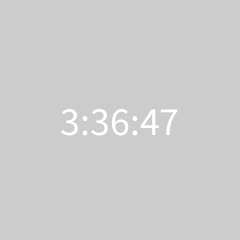
Frame 1 (no input)
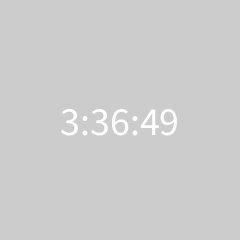
Frame 60 (the mouse pressed at the canvas centre just before this capture)
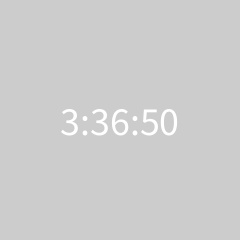
Frame 120 (the mouse held since frame 60 and released just before this capture)

The Processing sketch that drew these frames (run headless with seeded random() and noise(); from frame 60 on, the mouse is pressed at the canvas centre):

// Processing sketch: processing_16037
// ── processing_16037.pde

DigitalClock digitalClock;

void setup() {
  size(240, 240);
  digitalClock = new DigitalClock(40, width/2, height/2+15); 
}

void draw() {
  background(204);
  digitalClock.getTime();
  digitalClock.display();
}

class DigitalClock extends Clock {
  int fontSize;
  float x, y;
  
  DigitalClock(int _fontSize, float _x, float _y) {
    fontSize = _fontSize;
    x = _x;
    y = _y;
  }
  
  void getTime() {
    super.getTime();
  }
  
  void display() {
    textSize(fontSize);
    textAlign(CENTER);
    text (h + ":" + nf(m, 2) + ":" + nf(s, 2), x, y);
  } 
}

class Clock {
  int h, m, s;
  Clock() {
  }
  
  void getTime() {
    h = hour();
    m = minute();
    s = second();
  }
}                                                                               
